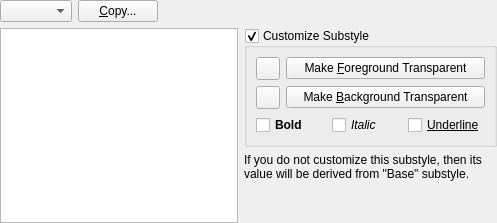
<?xml version="1.0" encoding="UTF-8"?>
<ui version="4.0">
 <class>SyntaxColorThemeEditor</class>
 <widget class="QWidget" name="SyntaxColorThemeEditor">
  <property name="geometry">
   <rect>
    <x>0</x>
    <y>0</y>
    <width>497</width>
    <height>223</height>
   </rect>
  </property>
  <property name="windowTitle">
   <string>Form</string>
  </property>
  <layout class="QGridLayout" name="gridLayout">
   <property name="leftMargin">
    <number>0</number>
   </property>
   <property name="topMargin">
    <number>0</number>
   </property>
   <property name="rightMargin">
    <number>0</number>
   </property>
   <property name="bottomMargin">
    <number>0</number>
   </property>
   <item row="1" column="1">
    <widget class="QGroupBox" name="m_gbCustomizer">
     <property name="title">
      <string>Customize Substyle</string>
     </property>
     <property name="checkable">
      <bool>true</bool>
     </property>
     <layout class="QGridLayout" name="gridLayout_2">
      <item row="0" column="0">
       <widget class="PlainToolButton" name="m_btnForegroundSample">
        <property name="text">
         <string/>
        </property>
       </widget>
      </item>
      <item row="0" column="1">
       <widget class="QPushButton" name="m_btnForeground">
        <property name="text">
         <string>Make &amp;Foreground Transparent</string>
        </property>
       </widget>
      </item>
      <item row="1" column="0">
       <widget class="PlainToolButton" name="m_btnBackgroundSample">
        <property name="text">
         <string/>
        </property>
       </widget>
      </item>
      <item row="1" column="1">
       <widget class="QPushButton" name="m_btnBackground">
        <property name="text">
         <string>Make &amp;Background Transparent</string>
        </property>
       </widget>
      </item>
      <item row="2" column="0" colspan="2">
       <layout class="QHBoxLayout" name="horizontalLayout_2">
        <item>
         <widget class="QCheckBox" name="m_cbBold">
          <property name="font">
           <font>
            <weight>75</weight>
            <bold>true</bold>
           </font>
          </property>
          <property name="text">
           <string>Bold</string>
          </property>
         </widget>
        </item>
        <item>
         <widget class="QCheckBox" name="m_cbItalic">
          <property name="font">
           <font>
            <italic>true</italic>
           </font>
          </property>
          <property name="text">
           <string>Italic</string>
          </property>
         </widget>
        </item>
        <item>
         <widget class="QCheckBox" name="m_cbUnderline">
          <property name="font">
           <font>
            <underline>true</underline>
           </font>
          </property>
          <property name="text">
           <string>Underline</string>
          </property>
         </widget>
        </item>
       </layout>
      </item>
     </layout>
    </widget>
   </item>
   <item row="0" column="0" colspan="2">
    <layout class="QHBoxLayout" name="horizontalLayout">
     <item>
      <widget class="QComboBox" name="m_cmbThemes"/>
     </item>
     <item>
      <widget class="QPushButton" name="m_btnCopy">
       <property name="sizePolicy">
        <sizepolicy hsizetype="Fixed" vsizetype="Fixed">
         <horstretch>0</horstretch>
         <verstretch>0</verstretch>
        </sizepolicy>
       </property>
       <property name="text">
        <string>&amp;Copy...</string>
       </property>
      </widget>
     </item>
     <item>
      <spacer name="horizontalSpacer">
       <property name="orientation">
        <enum>Qt::Horizontal</enum>
       </property>
       <property name="sizeHint" stdset="0">
        <size>
         <width>40</width>
         <height>20</height>
        </size>
       </property>
      </spacer>
     </item>
    </layout>
   </item>
   <item row="1" column="0" rowspan="3">
    <widget class="QListWidget" name="m_listComponents">
     <property name="sizePolicy">
      <sizepolicy hsizetype="Expanding" vsizetype="Expanding">
       <horstretch>0</horstretch>
       <verstretch>1</verstretch>
      </sizepolicy>
     </property>
    </widget>
   </item>
   <item row="2" column="1">
    <widget class="QLabel" name="m_lblInfo">
     <property name="text">
      <string>If you do not customize this substyle, then its value will be derived from &quot;Base&quot; substyle.</string>
     </property>
     <property name="alignment">
      <set>Qt::AlignLeading|Qt::AlignLeft|Qt::AlignTop</set>
     </property>
     <property name="wordWrap">
      <bool>true</bool>
     </property>
     <property name="buddy">
      <cstring>m_gbCustomizer</cstring>
     </property>
    </widget>
   </item>
  </layout>
 </widget>
 <customwidgets>
  <customwidget>
   <class>PlainToolButton</class>
   <extends>QToolButton</extends>
   <header>plaintoolbutton.h</header>
  </customwidget>
 </customwidgets>
 <tabstops>
  <tabstop>m_cmbThemes</tabstop>
  <tabstop>m_btnCopy</tabstop>
  <tabstop>m_listComponents</tabstop>
  <tabstop>m_gbCustomizer</tabstop>
  <tabstop>m_btnForegroundSample</tabstop>
  <tabstop>m_btnForeground</tabstop>
  <tabstop>m_btnBackgroundSample</tabstop>
  <tabstop>m_btnBackground</tabstop>
  <tabstop>m_cbBold</tabstop>
  <tabstop>m_cbItalic</tabstop>
  <tabstop>m_cbUnderline</tabstop>
 </tabstops>
 <resources/>
 <connections/>
</ui>
